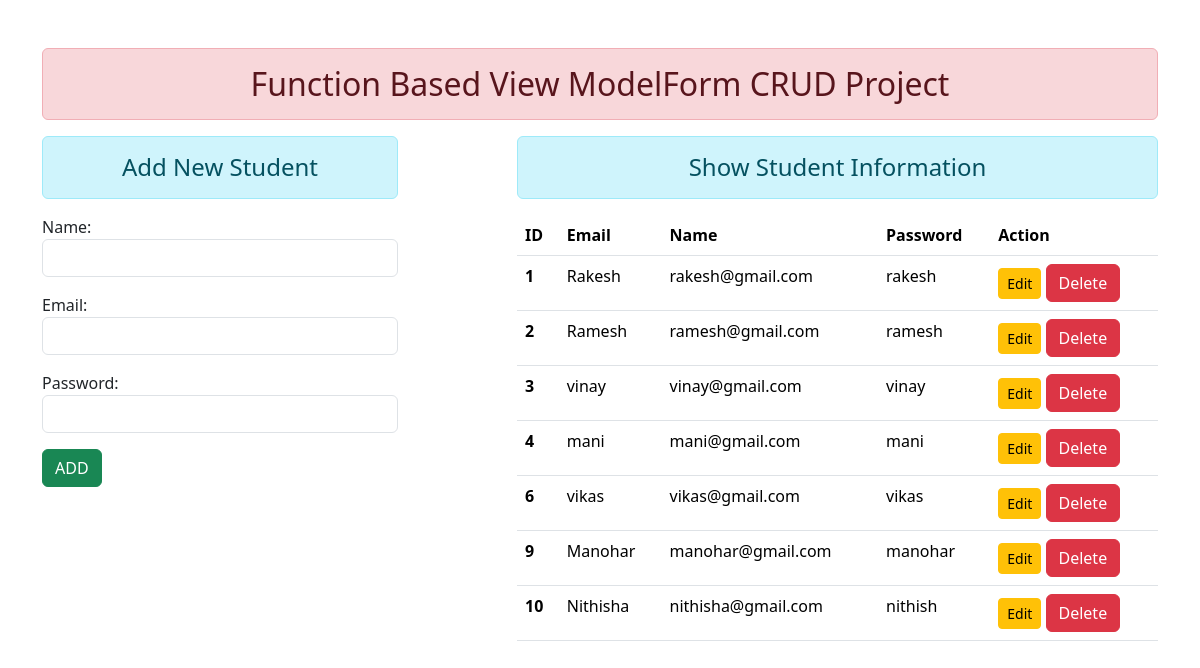
The page / on the database its author committed.
### enroll/models.py (models this page shows)
class User(models.Model):
    name = models.CharField(max_length=70)
    email = models.EmailField(max_length=70)
    password = models.CharField(max_length=70)

### enroll/views.py (the view)
# urls.py: path('', views.add_show, name="addandshow"),
def add_show(request):
    if request.method == 'POST':
        fm = StudentRegistration(request.POST)
        if fm.is_valid():
            nm = fm.cleaned_data['name']
            em = fm.cleaned_data['email']
            pw = fm.cleaned_data['password']
            reg = User(name=nm, email=em, password=pw)
            reg.save()
            fm = StudentRegistration()
    else:
        fm = StudentRegistration()
    stud = User.objects.all()
    return render(request,'enroll/addandshow.html',{'form':fm,'stu':stud})

### enroll/forms.py
class StudentRegistration(forms.ModelForm):
    class Meta:
        model = User
        fields = ['name','email','password']
        widgets = {
            'name':forms.TextInput(attrs={'class':'form-control'}),
            'email':forms.EmailInput(attrs={'class':'form-control'}),
            'password':forms.PasswordInput(render_value= True, attrs={'class':'form-control'}),
            }

### enroll/templates/enroll/addandshow.html (shortened to what this page needs)
{% extends 'enroll/base.html' %}
{% block content %}
<div class="row">
    <div class="col-sm-4">
        <h4 class="text-center alert alert-info">Add New Student</h4>
        <form action="" method="POST">
            {{form.as_p}}
            <input type="submit" class="btn btn-success" value="ADD">
        </form>
    </div>
    <div class="col-sm-7 offset-1">
        <h4 class="text-center alert alert-info">Show Student Information</h4>
        {% if stu %}
            <table class="table table-hover">
                <thead>
                    <tr>
                        <th scope="col">ID</th>
                        <th scope="col">Email</th>
                        <th scope="col">Name</th>
                        <th scope="col">Password</h>
                        <th scope="col">Action</th>
                    </tr>
                </thead>
                <tbody>
                    {% for st in stu %}
                        <tr>
                            <th scope="row">{{st.id}}</th>
                            <td>{{st.name}}</td>
                            <td>{{st.email}}</td>
                            <td>{{st.password}}</td>
                            <td>
                            <a href="{% url 'updatedata' st.id %}" class="btn btn-warning btn-sm">Edit</a>
                            <form action="{% url 'deletedata' st.id %}" method="post" class="d-inline">
                                <input type="submit" class="btn btn-danger" value="Delete" >
                            </form>
                            </td>
                        </tr>
                    {% endfor %}
                </tbody>
            </table>
        {% else %}
            <h4 class="text-center alert alert-warning">No Records </h4>
        {% endif %}
    </div>
</div>
{% endblock content %}

### enroll/templates/enroll/base.html (shortened to what this page needs)
<!DOCTYPE html>
{% load static %}
<html lang="en">
<head>
    <link rel="stylesheet" href="{% static 'enroll/css/bootstrap.css' %}">
</head>
<body>
    <div class="container mt-5">
        <h2 class="text-center alert alert-danger">Function Based View ModelForm  CRUD Project</h2>
        {% block content %}
        {% endblock content %}
    </div>
</body>
</html>

### rows shown on the page
User: id "1", name "Rakesh", email "rakesh@gmail.com", password "rakesh"
User: id "2", name "Ramesh", email "ramesh@gmail.com", password "ramesh"
User: id "3", name "vinay", email "vinay@gmail.com", password "vinay"
User: id "4", name "mani", email "mani@gmail.com", password "mani"
User: id "6", name "vikas", email "vikas@gmail.com", password "vikas"
User: id "9", name "Manohar", email "manohar@gmail.com", password "manohar"
User: id "10", name "Nithisha", email "nithisha@gmail.com", password "nithish"
